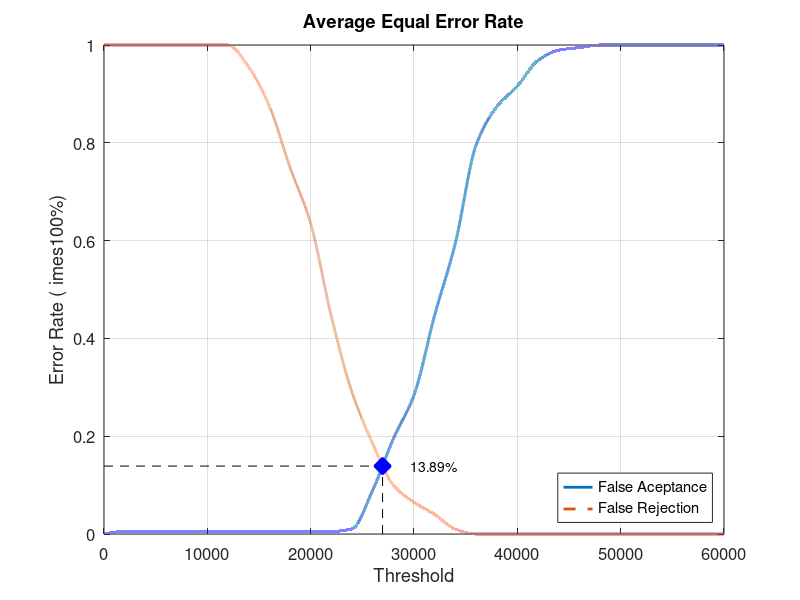
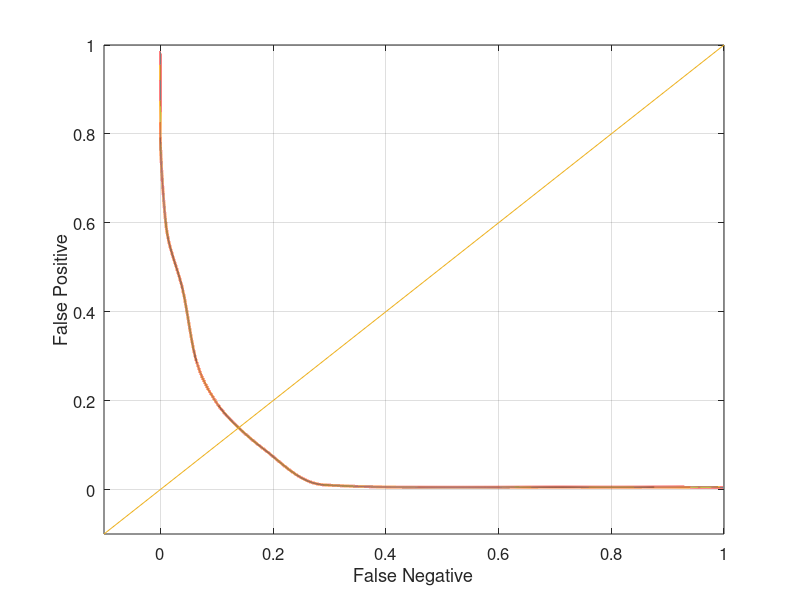

MATLAB code for these plots, in order:
close all;
clear;
clc;
x = 0:2000:60000;
xq = 0:0.5:60000;

y0 = [0 0.00526316 0.00526316 0.00526316 0.00526316 0.00526316 0.00526316 0.00526316 0.00526316 0.00526316 0.00526316 0.00526316 0.0105263 0.0894737 0.194737 0.284211 0.447368 0.594737 0.794737 0.873684 0.915789 0.968421 0.989474 0.994737 1 1 1 1 1 1 1]
yy0 = interp1(x, y0, xq, 'pchip');
y1 = [1 1 1 1 1 1 1 0.955 0.875 0.75 0.635 0.445 0.29 0.185 0.1 0.065 0.04 0.01 0 0 0 0 0 0 0 0 0 0 0 0 0]
yy1 = interp1(x, y1, xq, 'pchip');

% Calculating EER: 
y2 = abs(y0 - y1);
find(y2 == min(y2))
yy2 = abs(yy0 - yy1);
xEER = find(yy2 == min(yy2));
xEERIndex = xq(xEER) % X-axis EER
yEER = yy0(xEER) % Y-axis EER

main = figure
plot(xq, yy0,'-','LineWidth', 2);	hold on
plot(xq, yy1,'--','LineWidth', 2);	hold on
plot([xEERIndex xEERIndex], [0 yEER], 'k--');	hold on
plot([0 xEERIndex], [yEER yEER], 'k--');	hold on
plot(xEERIndex, yEER, 'bx', 'LineWidth', 10);	hold on
text(xEERIndex + 10 * xEERIndex / 100, yEER, [num2str(round((10000 * yEER)) / 100) '%'])
legend('False Aceptance', 'False Rejection', 'Location', 'SouthEast')
xlabel('Threshold')
ylabel('Error Rate (	imes100%)')
title('Average Equal Error Rate')
set(gca, 'FontSize', 12)
axis([0 60000 0 1])
grid on

print(main, 'Database1_4Main', '-dpng');
FNRxFPR = figure('Color', [1 1 1]);
plot(yy1, yy0, '-', yy1, yy0, 'LineWidth', 2);
hold on
y = -0.1:0.1:1
plot(y, y); 
set(gca, 'FontSize', 12)
xlabel('False Negative')
ylabel('False Positive')
axis([-0.1 1 -0.1 1])
set(gca, 'FontSize', 12)
grid on

print(FNRxFPR, 'Database1_4FNRxFPR','-dpng');
